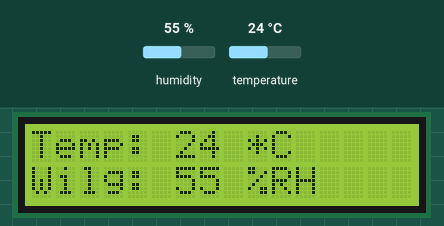
Bench run of a sketch on a simulated Arduino Uno, built with avr-gcc and run on an emulated ATmega328P. Shown: 16×2 character LCD. The test bench sets the inputs (shaded band); at power-on: humidity 55 %, temperature 24 °C.

Above: at 1.2 s.
1.3 s: humidity set to 22 %
At 3.2 s:
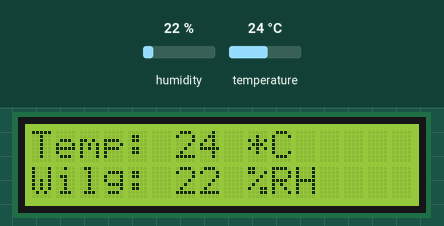
4.0 s: temperature set to 12 °C
At 5.3 s:
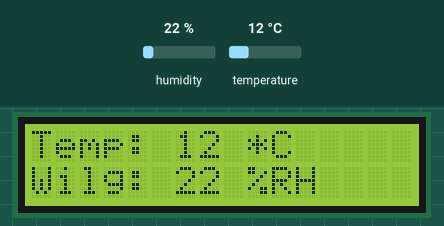
6.7 s: humidity set to 40 %
At 9.5 s:
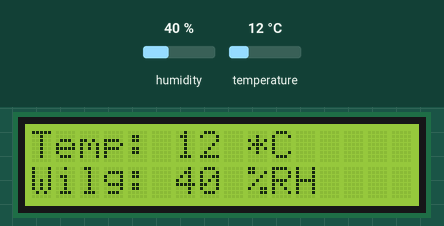
9.8 s: temperature set to 19 °C
At 11.5 s:
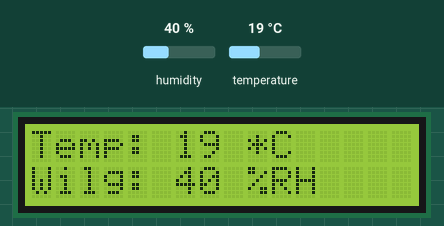
Timing chart, 0 to 13.0 s (numbered marks = the images above; inputs shaded):
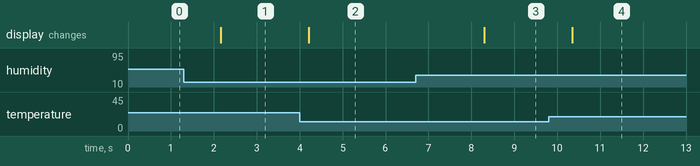

Measured:
- after the input at 1.3 s, the display: changes after 0.86 s (image 1)
- after the input at 4.0 s, the display: changes after 0.21 s (image 2)
- after the input at 6.7 s, the display: changes after 1.6 s (image 3)
- after the input at 9.8 s, the display: changes after 0.55 s (image 4)

The sketch:

08f_LCD_Temperatura_wilgotnosc_DTH11.ino
```cpp
#include <LiquidCrystal_I2C.h>
#include <SimpleDHT.h>

//Czujnik podłączony pod pin 7
#define pinCzujnik 7
//Tworzenie instancji czujnika o nazwie dth11
SimpleDHT11 dht11;

//0x27 - adres I2C wyświetlacza
//16 - liczba znaków
//2 - liczba wierszy
LiquidCrystal_I2C lcd(0x27,16,2);

void setup() {
  //Inicjacja wyświetlacza
  lcd.init();
  //Włączenie podświetlenia
  lcd.backlight();
}

//Zmienne przechowujące temperaturę i wilgotność
byte temperatura = 0;
byte wilgotnosc = 0;

void loop() {
  int err = 0;
  //Pobranie temperatury
  //Pobranie zmierzonych wartości temperatury i wilgotności
  err = dht11.read(pinCzujnik, &temperatura, &wilgotnosc, NULL);
  if (err == 0){
    lcd.home();
    // Wyświetlenie napisu
    lcd.print("Temp: ");
    lcd.print(temperatura);
    lcd.print(" *C");
    //Ustawienie kursora na pozycji 0, 1
    lcd.setCursor(0, 1);
    //Wyświetlenie temperatury
    lcd.print("Wilg: ");
    lcd.print(wilgotnosc);
    lcd.print(" %RH");
  }
  delay(2000);
}
```
